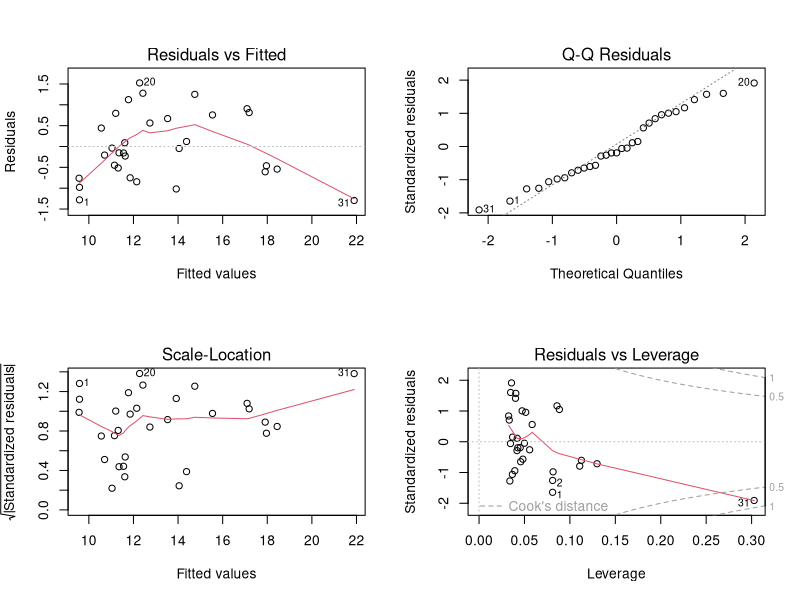
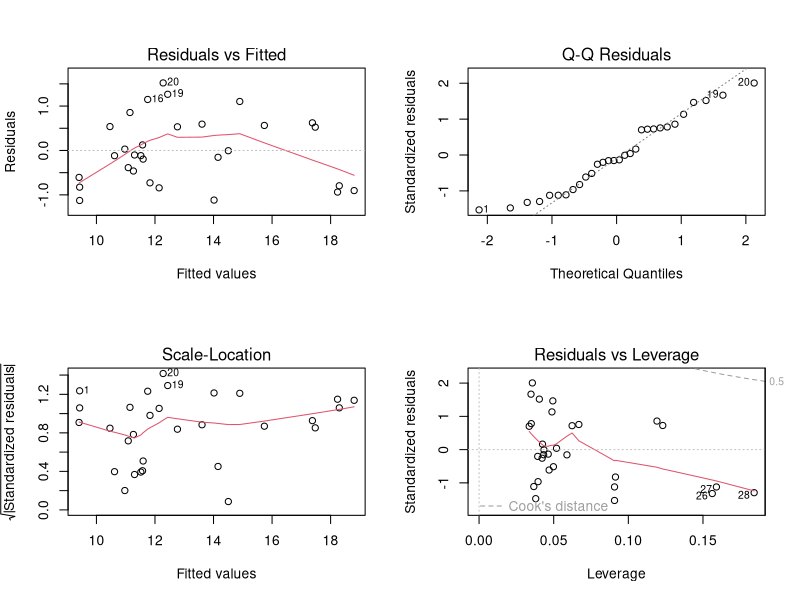
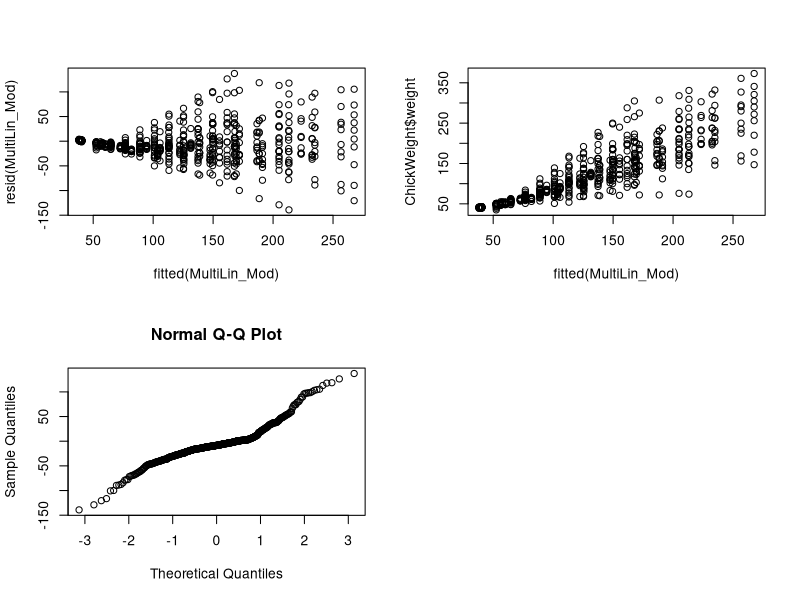
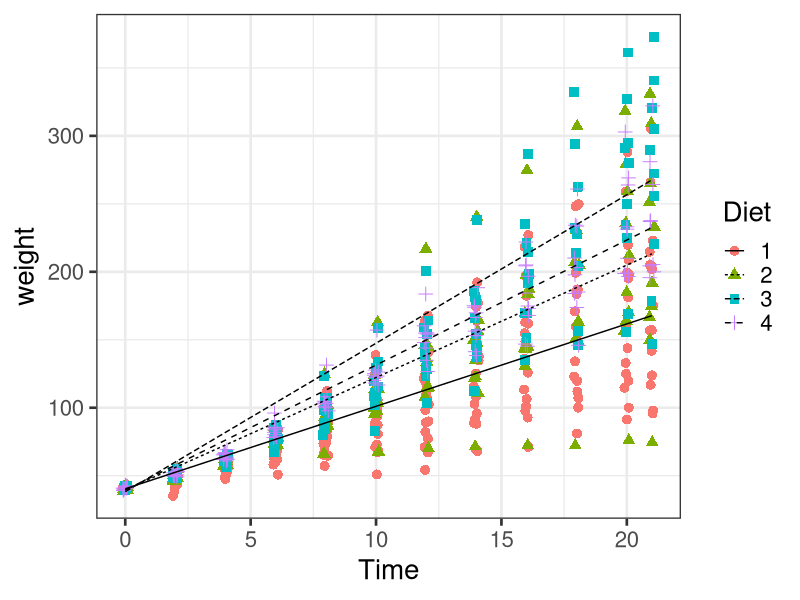
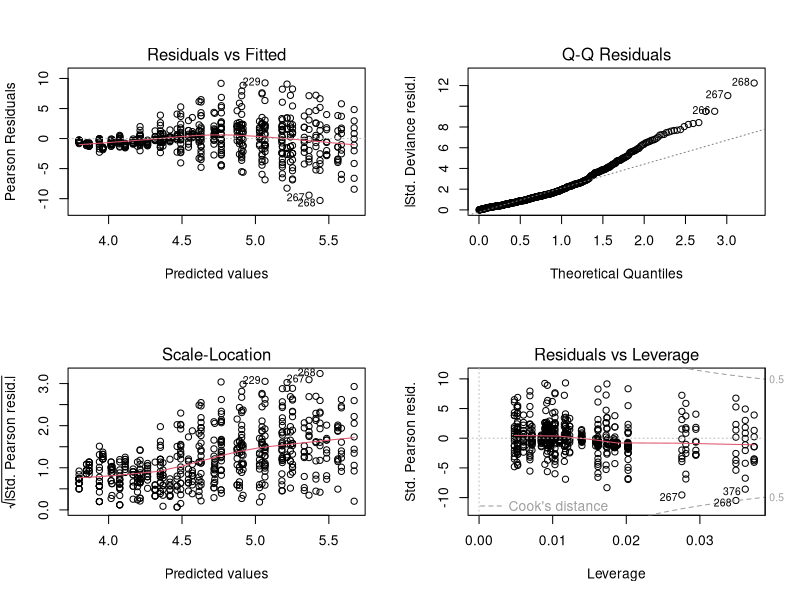

Source code (R) for these figures, in order:
## ---- chunk 1
options(scipen=1, digits=4)
knitr::opts_chunk$set(echo = TRUE, message = FALSE, warning = FALSE, cache = TRUE, cache.lazy=TRUE, tidy.opts=list(width.cutoff=50),tidy=FALSE, fig.height=8, digits=4)
## ---- chunk 2
# measures of Diameter (labelled as Girth), Height, and Volume of Timber
data("trees")
head(trees) 
## ---- chunk 3
SingleLin_Mod <- with(trees, lm(Girth ~ Volume))
par(mfrow=c(2,2))
plot(SingleLin_Mod)
## ---- chunk 4
trees <- trees[-31,] # removing the influential otulier in row 31
SingleLin_Mod <- with(trees, lm(Girth ~ Volume))
par(mfrow=c(2,2))
plot(SingleLin_Mod)
## ---- chunk 5
summary(SingleLin_Mod)
## ---- chunk 6
# measures of Weight, Diet, Time, and Chicks
data("ChickWeight")
head(ChickWeight) 
## ---- chunk 7
library(nlme)
MultiLin_Base <- lme(weight ~ Time*Diet, # weight as an interaction of time and diet
                     random = ~+1|Chick, # random effect of Chick
                     data = ChickWeight)
## ---- chunk 8
MultiLin_Mod <- lme(weight ~ Time*Diet, random = ~+1|Chick, 
                    cor=corAR1(), # adding autocorrelation structure since we have repeated measures
                    data = ChickWeight)
## ---- chunk 9
anova(MultiLin_Base, MultiLin_Mod) # second model is better
## ---- chunk 10
anova(MultiLin_Mod) # all parameters should be kept
## ---- chunk 11
par(mfrow=c(2,2))
plot(fitted(MultiLin_Mod), resid(MultiLin_Mod)) # values around 0 -> good
plot(fitted(MultiLin_Mod), ChickWeight$weight) # pattern fuzzy, but linear -> good
qqnorm(resid(MultiLin_Mod)) # residuals are not normal dsitributed -> bad
## ---- chunk 12
summary(MultiLin_Mod)
## ---- chunk 13
library(ggplot2)
ChickWeight$fit <- predict(MultiLin_Mod, level=0)
ggplot(ChickWeight, aes(Time, weight)) + 
  geom_jitter(aes(colour=Diet, shape=Diet), width=0.1, size=3) + 
  theme_bw(base_size=20) + 
  geom_line(aes(y=fit, lty=Diet))
## ---- chunk 14
data("ChickWeight")
head(ChickWeight)
## ---- chunk 15
GeneralLin_Mod <- glm(weight ~ Time*Diet, family = poisson, data = ChickWeight)
par(mfrow=c(2,2))
plot(GeneralLin_Mod)
## ---- chunk 16
summary(GeneralLin_Mod)
